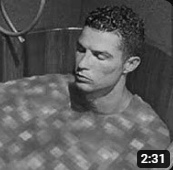
#> input picture 3sem/results/1/output/semitone_cr7.png, 173 x 170 px; its folder holds only this picture in this run
$ python main.py
#> lines starting #> are read from the running program, lines starting #| are printed output that depends on the picture
import os
from glob import glob
import numpy as np
from PIL import Image, ImageChops


def erosion(image_arr, kernel):
    height, width = image_arr.shape[:2]
    ker_height, ker_width = kernel.shape

    new_height, new_width = ker_height // 2, ker_width // 2
    pad_img = np.pad(image_arr, ((new_height, new_height), (new_width, new_width)), mode='constant', constant_values=0)

    output_array = np.zeros((height, width), dtype=np.uint8)

    for x in range(width):
        for y in range(height):
            output_array[y, x] = np.min(pad_img[y:y + new_height, x: x + new_width] * kernel)

    return output_array

def dilation(image_arr, kernel):
    height, width = image_arr.shape[:2]
    ker_height, ker_width = kernel.shape

    new_height, new_width = ker_height // 2, ker_width // 2
    pad_img = np.pad(image_arr, (new_height, new_height), mode='constant', constant_values=0)

    output_array = np.zeros((height, width), dtype=np.uint8)

    for x in range(width):
        for y in range(height):
            output_array[y, x] = np.max(image_arr[y:y + new_height, x: x + new_width] * kernel)

    return output_array

def diffmap(old_img, new_img):
    diff_array = ImageChops.difference(old_img, new_img)
    res = ImageChops.invert(diff_array)
    return res

def closing(input_path: str, output_path: str, diff_path: str) -> None:
    kernel = np.array([[1, 1, 1],
                       [1, 1, 1],
                       [1, 1, 1]], dtype=np.uint8)

    input_img = Image.open(input_path).convert('RGB')
    input_array = np.array(input_img).astype(np.uint8)

    tmp_array = dilation(input_array, kernel)
    output_array = erosion(tmp_array, kernel)

    new_img = Image.fromarray(output_array.astype(np.uint8), 'L').convert('RGB')
    new_img.save(output_path + ".png")
    print(f"Wrote closing in {output_path}.png")

    diff_img = diffmap(input_img, new_img)
    diff_img.save(diff_path + ".png")
    print(f"Wrote diffmap in {diff_path}.png")


def main():
    current_dir = os.path.dirname(os.path.abspath(__file__))
    output_path = os.path.join(current_dir, 'output')
    relative_path = "../1/output/*"
    for input_path in glob(relative_path):
        curr_opath = os.path.join(output_path, os.path.splitext("closing_" + os.path.basename(input_path))[0])
        diff_opath = os.path.join(output_path, os.path.splitext("diff_" + os.path.basename(input_path))[0])
        closing(input_path, curr_opath, diff_opath)
#> in closing, input_img is the input picture: PIL image 173x170 RGB; min 5, max 253, mean 91.8
#> in erosion, `pad_img = np.pad(image_arr, ((new_height, new_height), (new_width, new..`:
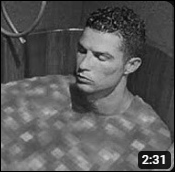
#> pad_img: shape (172, 175); min 0, max 253, mean 89.7
#> after the loop in erosion, `for x in range(width):`:
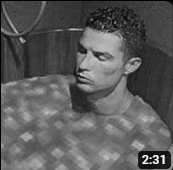
#> output_array: shape (170, 173); min 0, max 253, mean 90.7
#> in diffmap, `diff_array = ImageChops.difference(old_img, new_img)`:
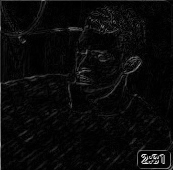
#> diff_array: PIL image 173x170 RGB; min 0, max 237, mean 9.9
#> in diffmap, `res = ImageChops.invert(diff_array)`:
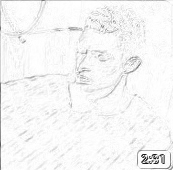
#> res: PIL image 173x170 RGB; min 18, max 255, mean 245.1

if __name__ == "__main__":
    main()

$ run again, on 3sem/results/1/output/semitone_e.png
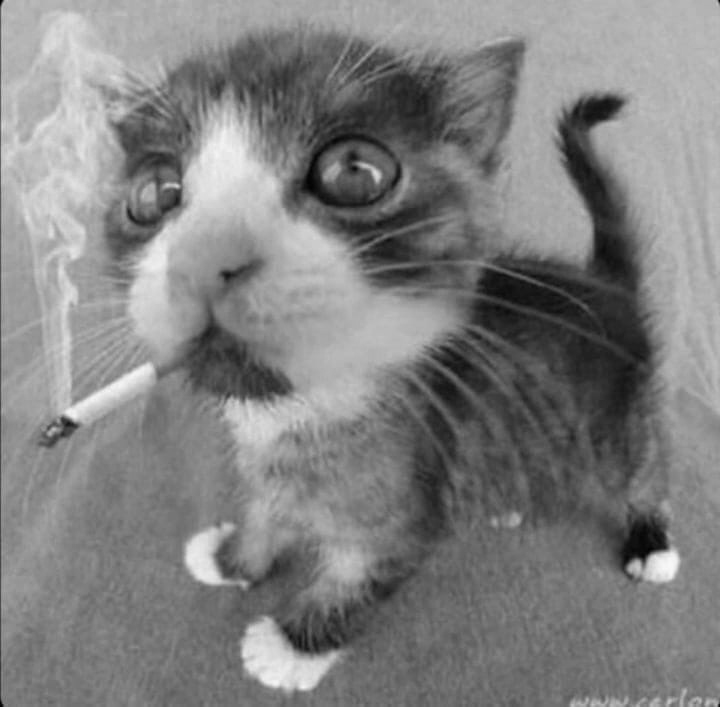
#> input picture 3sem/results/1/output/semitone_e.png, 720 x 707 px
#> in closing, input_img is the input picture: PIL image 720x707 RGB; min 0, max 248, mean 128.7
#> in diffmap, `diff_array = ImageChops.difference(old_img, new_img)`:
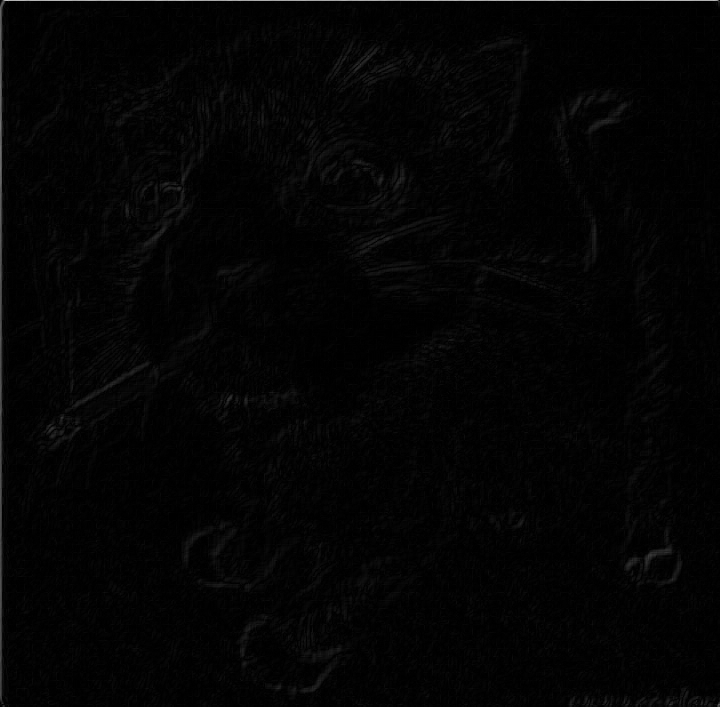
#> diff_array: PIL image 720x707 RGB; min 0, max 198, mean 3.8
#> in diffmap, `res = ImageChops.invert(diff_array)`:
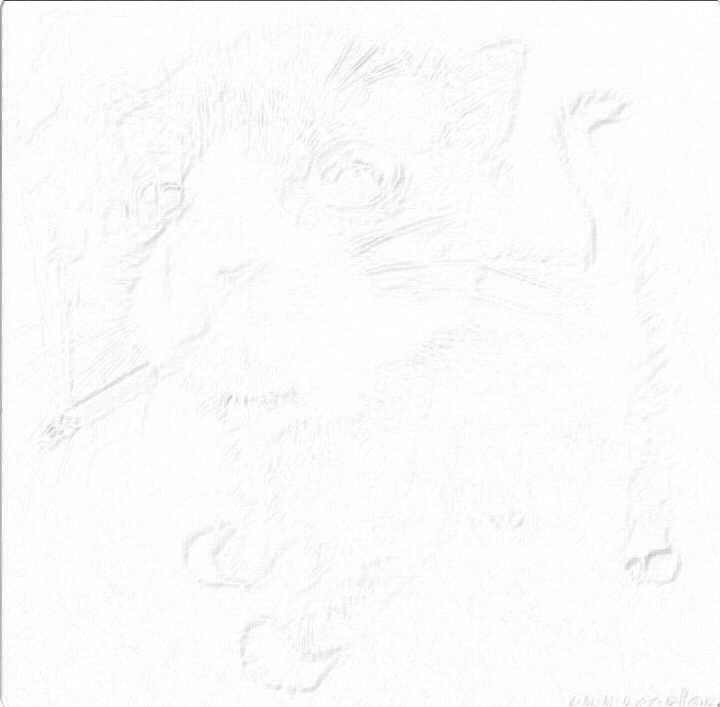
#> res: PIL image 720x707 RGB; min 57, max 255, mean 251.2
